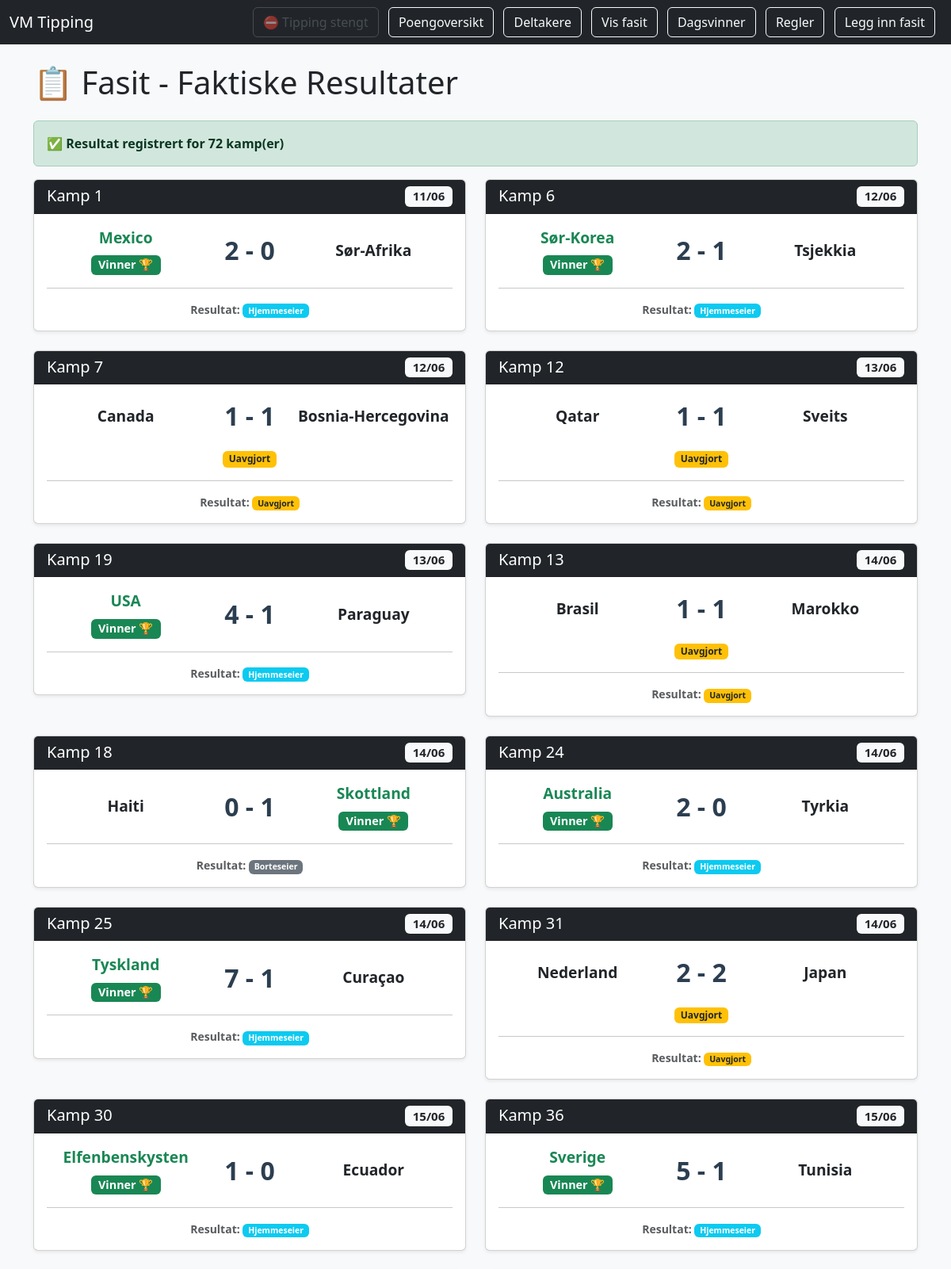
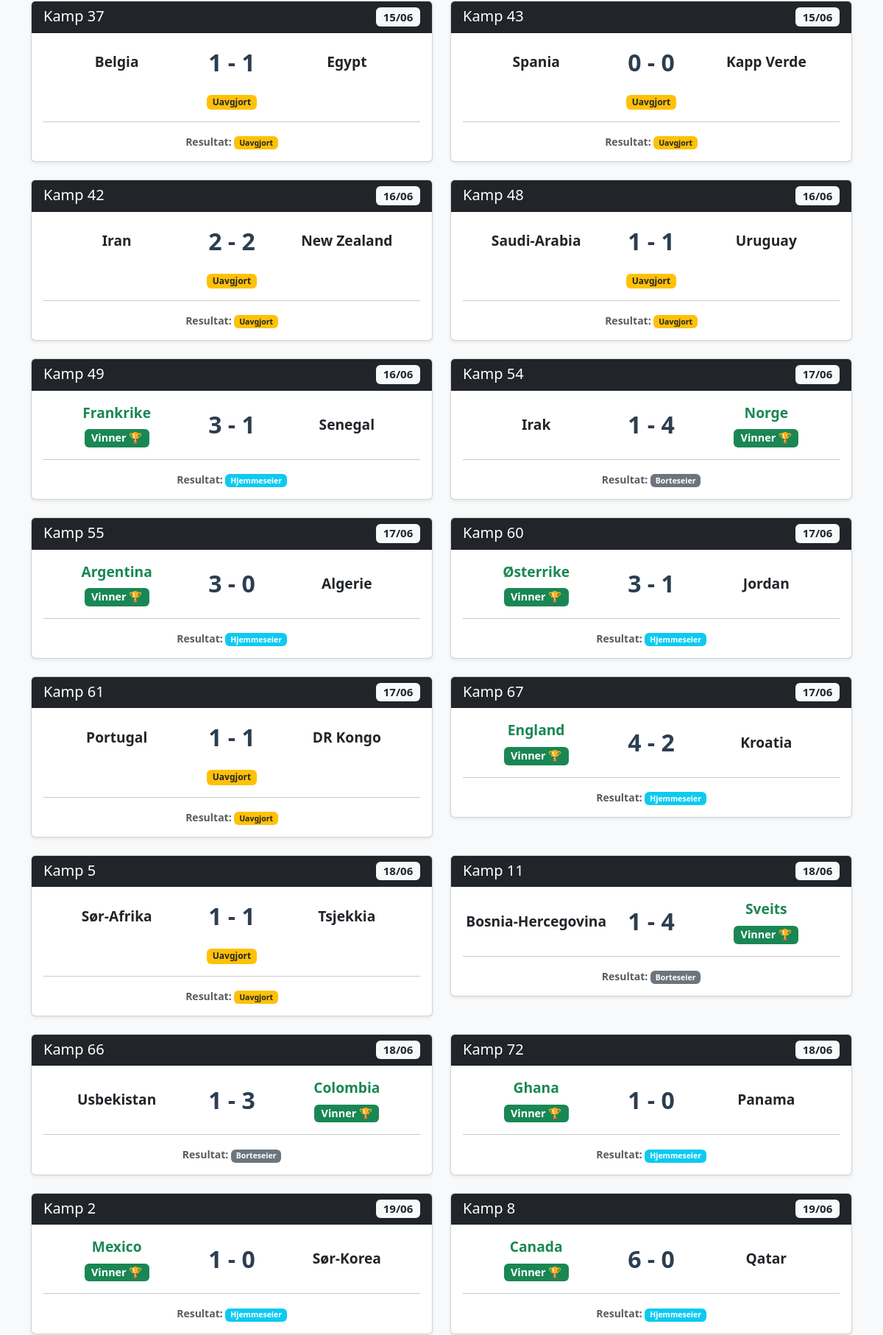
/fasit (upper part), run on the app's committed database (2 pictures, top to bottom).
### tables this page shows
CREATE TABLE resultater (
        kamp_id INTEGER PRIMARY KEY,
        hjemmelag TEXT,
        bortelag TEXT,
        mål_hjemme INTEGER,
        mål_borte INTEGER,
        resultat TEXT,
        dato DATE
    );

### app.py (the view)
@app.route('/fasit')
def fasit():
    conn = sqlite3.connect(DB_PATH)
    c = conn.cursor()
    c.execute('SELECT kamp_id, hjemmelag, bortelag, mål_hjemme, mål_borte, resultat, dato FROM resultater ORDER BY dato ASC, kamp_id ASC')
    resultater_data = c.fetchall()
    c.execute('SELECT fase, lag FROM sluttspillfasit ORDER BY fase')
    sluttspill_fasit = {}
    for fase, lag in c.fetchall():
        if fase not in sluttspill_fasit: sluttspill_fasit[fase] = []
        sluttspill_fasit[fase].append(lag)
    c.execute('SELECT gruppe, lag, plassering FROM gruppefasit')
    gruppefasit = {}
    for gruppe, lag, plassering in c.fetchall():
        if gruppe not in gruppefasit: gruppefasit[gruppe] = {}
        gruppefasit[gruppe][lag] = plassering
    conn.close()
    fasit_liste = []
    hjemmeseire = uavgjort = borteseire = totalt_mål = 0
    for kid, hjemmelag, bortelag, mål_hjemme, mål_borte, resultat, dato in resultater_data:
        fasit_liste.append({'kamp_id': kid, 'hjemmelag': hjemmelag, 'bortelag': bortelag,
                            'mål_hjemme': mål_hjemme, 'mål_borte': mål_borte, 'resultat': resultat, 'dato': dato})
        if resultat == 'H': hjemmeseire += 1
        elif resultat == 'U': uavgjort += 1
        elif resultat == 'B': borteseire += 1
        totalt_mål += mål_hjemme + mål_borte
    statistikk = {'hjemmeseire': hjemmeseire, 'uavgjort': uavgjort, 'borteseire': borteseire,
                  'totalt_mål': totalt_mål, 'gjennomsnitt_mål': totalt_mål / len(fasit_liste) if fasit_liste else 0}
    return render_template('fasit.html', fasit=fasit_liste, statistikk=statistikk,
                           sluttspill_fasit=sluttspill_fasit,
                           sluttspill_datoer_tekst=sluttspill_datoer_tekst,
                           gruppefasit=gruppefasit)

### app.py (called while the page is built)
def er_tipping_stengt():
    return datetime.now(NORSK_TZ) >= FRIST

@app.context_processor
def inject_tipping_stengt():
    return {'tipping_stengt': er_tipping_stengt()}

### templates/fasit.html (shortened to what this page needs)
<!DOCTYPE html>
<html lang="no">
<head>
    <link href="https://cdn.jsdelivr.net/npm/bootstrap@5.3.0/dist/css/bootstrap.min.css" rel="stylesheet">
</head>
<body class="bg-light">
<nav class="navbar navbar-expand-lg navbar-dark bg-dark mb-4">
    <div class="container-fluid">
        <a class="navbar-brand" href="/">VM Tipping</a>
        <div>
            {% if tipping_stengt %}
            <span class="btn btn-outline-secondary me-2 disabled" style="opacity:0.5; cursor:not-allowed;">⛔ Tipping stengt</span>
            {% else %}
            <a class="btn btn-outline-light me-2" href="/tips">Legg inn tips</a>
            {% endif %}
            <a class="btn btn-outline-light me-2" href="/poeng">Poengoversikt</a>
            <a class="btn btn-outline-light me-2" href="/deltakere">Deltakere</a>
            <a class="btn btn-outline-light me-2" href="/fasit">Vis fasit</a>
            <a class="btn btn-outline-light me-2" href="/dagsvinner">Dagsvinner</a>
            <a class="btn btn-outline-light me-2" href="/regler">Regler</a>
            <a class="btn btn-outline-light me-2" href="/resultater">Legg inn fasit</a>
        </div>
    </div>
</nav>
<div class="container">
    <h1 class="mb-4">📋 Fasit - Faktiske Resultater</h1>
    {% if fasit %}
        <div class="alert alert-success">
            <strong>✅ Resultat registrert for {{ fasit|length }} kamp(er)</strong>
        </div>
        <div class="row">
            {% for resultat in fasit %}
            <div class="col-md-6 mb-4">
                <div class="card result-card shadow-sm">
                    <div class="card-header bg-dark text-white">
                        <h5 class="mb-0">
                            Kamp {{ resultat.kamp_id }}
                            {% if resultat.dato %}
                            <span class="badge bg-light text-dark float-end">{{ resultat.dato[8:10] }}/{{ resultat.dato[5:7] }}</span>
                            {% endif %}
                        </h5>
                    </div>
                    <div class="card-body text-center">
                        <div class="row align-items-center">
                            <div class="col-5">
                                <div class="team-name
                                    {% if resultat.resultat == 'H' %}text-success fw-bold{% endif %}">
                                    {{ resultat.hjemmelag }}
                                </div>
                                {% if resultat.resultat == 'H' %}
                                <span class="badge bg-success winner-badge mt-2">Vinner 🏆</span>
                                {% endif %}
                            </div>
                            <div class="col-2">
                                <div class="score">{{ resultat.mål_hjemme }} - {{ resultat.mål_borte }}</div>
                            </div>
                            <div class="col-5">
                                <div class="team-name
                                    {% if resultat.resultat == 'B' %}text-success fw-bold{% endif %}">
                                    {{ resultat.bortelag }}
                                </div>
                                {% if resultat.resultat == 'B' %}
                                <span class="badge bg-success winner-badge mt-2">Vinner 🏆</span>
                                {% endif %}
                            </div>
                        </div>
                        {% if resultat.resultat == 'U' %}
                        <div class="mt-3">
                            <span class="badge bg-warning text-dark">Uavgjort</span>
                        </div>
                        {% endif %}
                        <hr class="my-3">
                        <div class="small text-muted">
                            <strong>Resultat:</strong>
                            <span class="badge
                                {% if resultat.resultat == 'H' %}bg-info
                                {% elif resultat.resultat == 'U' %}bg-warning text-dark
                                {% else %}bg-secondary{% endif %}">
                                {% if resultat.resultat == 'H' %}Hjemmeseier
                                {% elif resultat.resultat == 'U' %}Uavgjort
                                {% else %}Borteseier{% endif %}
                            </span>
                        </div>
                    </div>
                </div>
            </div>
            {% endfor %}
        </div>
    {% else %}
        <div class="alert alert-warning">
            <h4>⚠️ Ingen resultater registrert ennå</h4>
            <p>Fasit er ikke lagt inn for noen kamper ennå.</p>
            <a href="/resultater" class="btn btn-primary">Legg inn fasit</a>
        </div>
    {% endif %}
</div>
</body>
</html>

### templates/fasit.html (style rules this page uses)
.result-card { transition: transform 0.2s; }
.score { font-size: 2em; font-weight: bold; color: #2c3e50; }
.team-name { font-size: 1.2em; font-weight: 600; }
.winner-badge { font-size: 0.9em; }

### data on the page
resultater: kamp_id "1", dato "11", dato "06", hjemmelag "Mexico", resultat "Vinner 🏆", mål_hjemme "2", mål_borte "0", bortelag "Sør-Afrika"
resultater: kamp_id "6", dato "12", dato "06", hjemmelag "Sør-Korea", resultat "Vinner 🏆", mål_hjemme "2", mål_borte "1", bortelag "Tsjekkia"
resultater: kamp_id "7", dato "12", dato "06", hjemmelag "Canada", mål_hjemme "1", mål_borte "1", bortelag "Bosnia-Hercegovina", resultat "Uavgjort"
resultater: kamp_id "12", dato "13", dato "06", hjemmelag "Qatar", mål_hjemme "1", mål_borte "1", bortelag "Sveits", resultat "Uavgjort"
resultater: kamp_id "19", dato "13", dato "06", hjemmelag "USA", resultat "Vinner 🏆", mål_hjemme "4", mål_borte "1", bortelag "Paraguay"
resultater: kamp_id "13", dato "14", dato "06", hjemmelag "Brasil", mål_hjemme "1", mål_borte "1", bortelag "Marokko", resultat "Uavgjort"
resultater: kamp_id "18", dato "14", dato "06", hjemmelag "Haiti", mål_hjemme "0", mål_borte "1", bortelag "Skottland", resultat "Vinner 🏆"
resultater: kamp_id "24", dato "14", dato "06", hjemmelag "Australia", resultat "Vinner 🏆", mål_hjemme "2", mål_borte "0", bortelag "Tyrkia"
resultater: kamp_id "25", dato "14", dato "06", hjemmelag "Tyskland", resultat "Vinner 🏆", mål_hjemme "7", mål_borte "1", bortelag "Curaçao"
resultater: kamp_id "31", dato "14", dato "06", hjemmelag "Nederland", mål_hjemme "2", mål_borte "2", bortelag "Japan", resultat "Uavgjort"
resultater: kamp_id "30", dato "15", dato "06", hjemmelag "Elfenbenskysten", resultat "Vinner 🏆", mål_hjemme "1", mål_borte "0", bortelag "Ecuador"
resultater: kamp_id "36", dato "15", dato "06", hjemmelag "Sverige", resultat "Vinner 🏆", mål_hjemme "5", mål_borte "1", bortelag "Tunisia"
resultater: kamp_id "37", dato "15", dato "06", hjemmelag "Belgia", mål_hjemme "1", mål_borte "1", bortelag "Egypt", resultat "Uavgjort"
resultater: kamp_id "43", dato "15", dato "06", hjemmelag "Spania", mål_hjemme "0", mål_borte "0", bortelag "Kapp Verde", resultat "Uavgjort"
resultater: kamp_id "42", dato "16", dato "06", hjemmelag "Iran", mål_hjemme "2", mål_borte "2", bortelag "New Zealand", resultat "Uavgjort"
resultater: kamp_id "48", dato "16", dato "06", hjemmelag "Saudi-Arabia", mål_hjemme "1", mål_borte "1", bortelag "Uruguay", resultat "Uavgjort"
resultater: kamp_id "49", dato "16", dato "06", hjemmelag "Frankrike", resultat "Vinner 🏆", mål_hjemme "3", mål_borte "1", bortelag "Senegal"
resultater: kamp_id "54", dato "17", dato "06", hjemmelag "Irak", mål_hjemme "1", mål_borte "4", bortelag "Norge", resultat "Vinner 🏆"
resultater: kamp_id "55", dato "17", dato "06", hjemmelag "Argentina", resultat "Vinner 🏆", mål_hjemme "3", mål_borte "0", bortelag "Algerie"
resultater: kamp_id "60", dato "17", dato "06", hjemmelag "Østerrike", resultat "Vinner 🏆", mål_hjemme "3", mål_borte "1", bortelag "Jordan"
resultater: kamp_id "61", dato "17", dato "06", hjemmelag "Portugal", mål_hjemme "1", mål_borte "1", bortelag "DR Kongo", resultat "Uavgjort"
resultater: kamp_id "67", dato "17", dato "06", hjemmelag "England", resultat "Vinner 🏆", mål_hjemme "4", mål_borte "2", bortelag "Kroatia"
resultater: kamp_id "5", dato "18", dato "06", hjemmelag "Sør-Afrika", mål_hjemme "1", mål_borte "1", bortelag "Tsjekkia", resultat "Uavgjort"
resultater: kamp_id "11", dato "18", dato "06", hjemmelag "Bosnia-Hercegovina", mål_hjemme "1", mål_borte "4", bortelag "Sveits", resultat "Vinner 🏆"
resultater: kamp_id "66", dato "18", dato "06", hjemmelag "Usbekistan", mål_hjemme "1", mål_borte "3", bortelag "Colombia", resultat "Vinner 🏆"
resultater: kamp_id "72", dato "18", dato "06", hjemmelag "Ghana", resultat "Vinner 🏆", mål_hjemme "1", mål_borte "0", bortelag "Panama"
resultater: kamp_id "2", dato "19", dato "06", hjemmelag "Mexico", resultat "Vinner 🏆", mål_hjemme "1", mål_borte "0", bortelag "Sør-Korea"
resultater: kamp_id "8", dato "19", dato "06", hjemmelag "Canada", resultat "Vinner 🏆", mål_hjemme "6", mål_borte "0", bortelag "Qatar"

### other printed values
{{ fasit|length }} "72"
